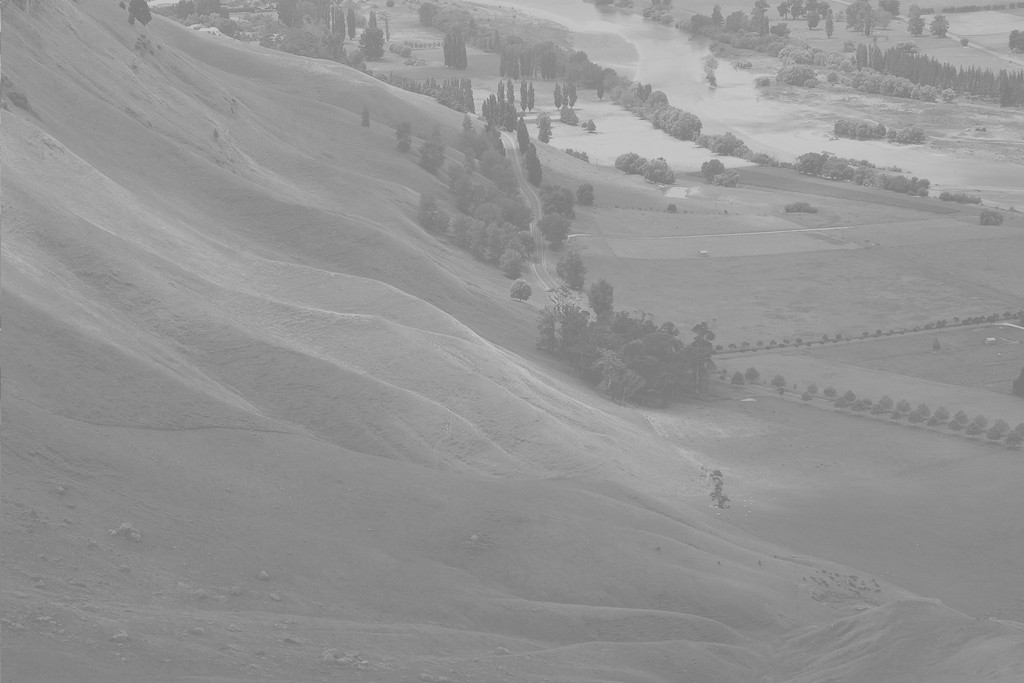
#> input picture resources/Unequalized_Hawkes_Bay_NZ.jpg, 1024 x 683 px, found by its file name
$ python main.py
#> lines starting #> are read from the running program, lines starting #| are printed output that depends on the picture
import cv2
import numpy as np
import matplotlib.pyplot as plt


def histogram_equalization(hist, N):
  cum_hist = np.cumsum(hist)
  hist_equalized = []

  for i, a in enumerate(hist):
    if a > 0:
      cdf_min = i
      break

  for a in range(256):
    hist_equalized.append(round(255 * ((cum_hist[a] - cdf_min) / (N - cdf_min))))

  hist_equalized = np.array(hist_equalized, np.uint8)
  return hist_equalized


def plot_hist(hist, bins, ax):
  """Magic function from: https://stackoverflow.com/a/5328669"""
  width = 0.7 * (bins[1] - bins[0])
  center = (bins[:-1] + bins[1:]) / 2
  ax.bar(center, hist, align='center', width=width, color='r', label='histogram')
  cdf = hist.cumsum()
  cdf_normalized = cdf * (hist.max() / cdf.max())
  ax.plot(cdf_normalized, color='b', label='cdf')
  ax.legend(loc='upper left')


if __name__ == '__main__':
  img = cv2.imread('resources/Unequalized_Hawkes_Bay_NZ.jpg', 0)
#> img is the input picture: shape (683, 1024); min 114, max 208, mean 148
  N = img.flatten().shape[0]
#> N = 699392

  fig, axs = plt.subplots(2, 2, figsize=(8, 8))
  hist, bins = np.histogram(img.flatten(), 256, [0, 255])
#> hist = 256 values, max 28701 at index 137, min 0 at index 0, mean 2732; bins = 257 values from 0 to 255
  axs[0, 0].imshow(img, cmap='gray', vmin=0, vmax=255)
  axs[0, 0].axis('off')
  axs[0, 0].set_title('Original Image')
  plot_hist(hist, bins, axs[1, 0])
#> in plot_hist, `width = 0.7 * (bins[1] - bins[0])`: width = 0.697
#> in plot_hist, `center = (bins[:-1] + bins[1:]) / 2`: center = 256 values from 0.498 to 254.5
#> in plot_hist, `cdf = hist.cumsum()`: cdf = 256 values from 0 to 699392
#> in plot_hist, `cdf_normalized = cdf * (hist.max() / cdf.max())`: cdf_normalized = 256 values from 0 to 28701
  axs[1, 0].set_title('Original Histogram')

  hist_equalizer = histogram_equalization(hist, N)
#> in histogram_equalization, `cum_hist = np.cumsum(hist)`: cum_hist = 256 values from 0 to 699392
#> the loop in histogram_equalization, `for i, a in enumerate(hist):` made 115 passes
#> cdf_min on pass 115: 114
#> after the loop in histogram_equalization, `for a in range(256):`: hist_equalized = 256 values from 0 to 255
#> hist_equalizer = 256 values from 0 to 255
  img_equalized = img.copy()
  m, n = img.shape
#> m = 683; n = 1024
  for i in range(m):
    for j in range(n):
      img_equalized[i, j] = hist_equalizer[img[i, j]]
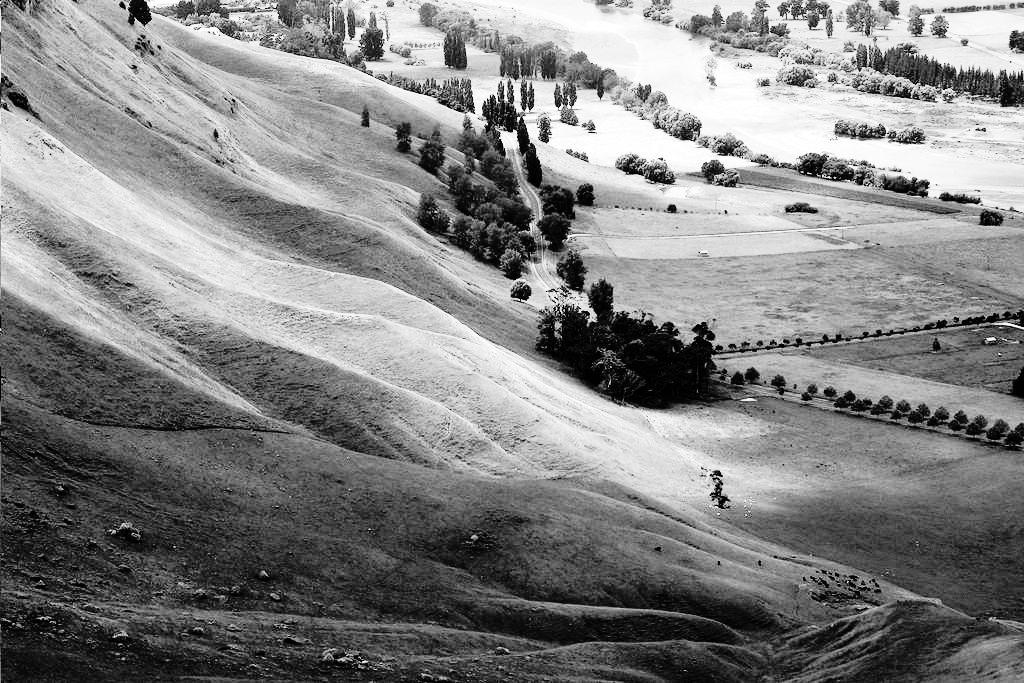
#> img_equalized: shape (683, 1024); min 0, max 255, mean 130.5
  hist_equalized, bins = np.histogram(img_equalized.flatten(), 256, [0, 255])
#> hist_equalized = 256 values, max 28701 at index 63, min 0 at index 5, mean 2732

  axs[0, 1].imshow(img_equalized, cmap='gray', vmin=0, vmax=255)
  axs[0, 1].axis('off')
  axs[0, 1].set_title('Equalized Image')
  plot_hist(hist_equalized, bins, axs[1, 1])
  axs[1, 1].set_title('Equalized Histogram')

  plt.show()
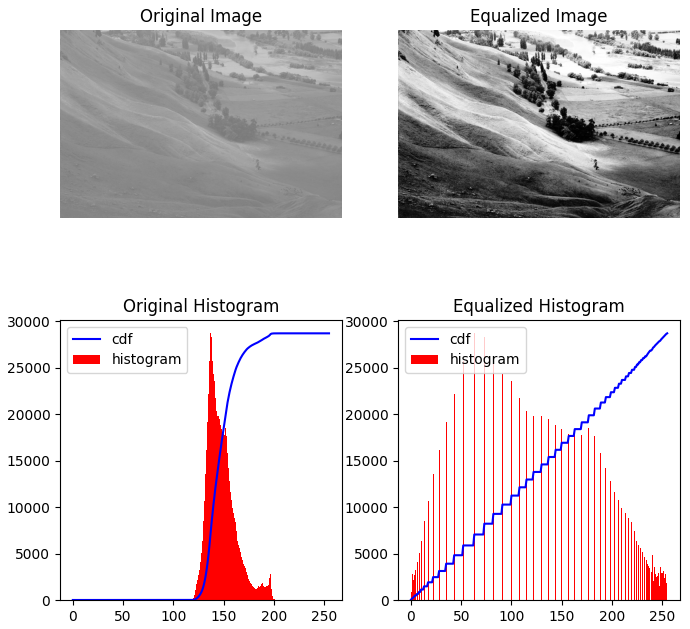
#> figure drawn by matplotlib, 4 panels; panel 3: tallest bar 28701 high, from x = 136.6 to 137.3; panel 3: curve peaks at x = 208, y = 28701; panel 4: tallest bar 28701 high, from x = 62.9 to 63.6; panel 4: curve peaks at x = 255, y = 28701
